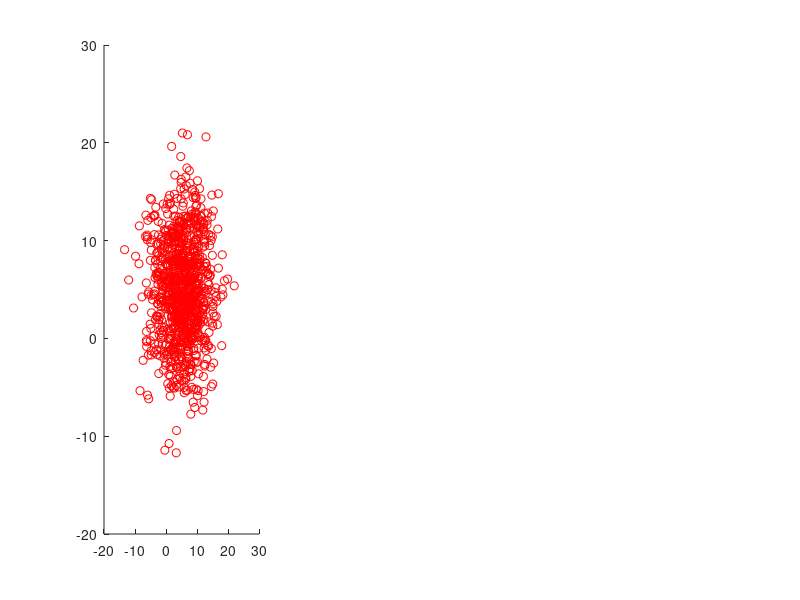

MATLAB code to generate this figure: (Note: this script raises an error after producing the figure.)
% Set parameters
n = 1000; % Number of samples
target_mean_1 = 5; % Desired mean 1
target_mean_2 = 20; % Desired mean 2
target_std_1 = 5; % Desired standard deviation 1
target_std_2 = 2; % Desired standard deviation 2

% Method 1: Two different normal distributions with same parameters
dist1x = normrnd(target_mean_1, target_std_1, n, 1);
dist1y = normrnd(target_mean_1, target_std_1, n, 1);
dist2x = normrnd(target_mean_2, target_std_2, n, 1);
dist2y = normrnd(target_mean_2, target_std_2, n, 1);

% Plot the data distributions
Q = figure;
ax1 = subplot(1,3,1);
scatter(dist1x, dist1y, 'r','o');
hold on;
scatter(dist2x, dist2y, 'g','sq');
title('Original Data Distributions');
xlabel('X values');
ylabel('Y values');
legend({'Int 1', 'Int 2'});
axis equal;

% Calculate CGAM with distributions separately
cgam1 = CGAM([dist1x dist1y]);
cgam2 = CGAM([dist2x dist2y]);

% Calculate CGAM with distributions together
dist = [dist1x dist1y; dist2x dist2y];
cgam = CGAM(dist);

% Plot same x,y data but colored by CGAM values
ax2 = subplot(1,3,2);
hold on;
% Combine x and y coordinates
all_x = [dist1x; dist2x];
all_y = [dist1y; dist2y];

% Use the combined cgam values for coloring
scatter(dist1x, dist1y, 36, cgam1, 'o');
scatter(dist2x, dist2y, 36, cgam2, 'sq');
colorbar;
colormap(jet); % You can change this to other colormaps like 'hot', 'cool', 'parula', etc.
title('CGAM Computed Separately');
xlabel('X values');
ylabel('Y values');
clim([min(cgam) max(cgam)]); % Set color axis limits
axis equal;
legend({'Int 1', 'Int 2'});

% Plot all
ax3 = subplot(1,3,3);
scatter(all_x, all_y, 36, cgam);
colorbar;
colormap(jet); % You can change this to other colormaps like 'hot', 'cool', 'parula', etc.
title('CGAM Computed Together');
xlabel('X values');
ylabel('Y values');
clim([min(cgam) max(cgam)]); % Set color axis limits
axis equal;
legend({'All Together'});